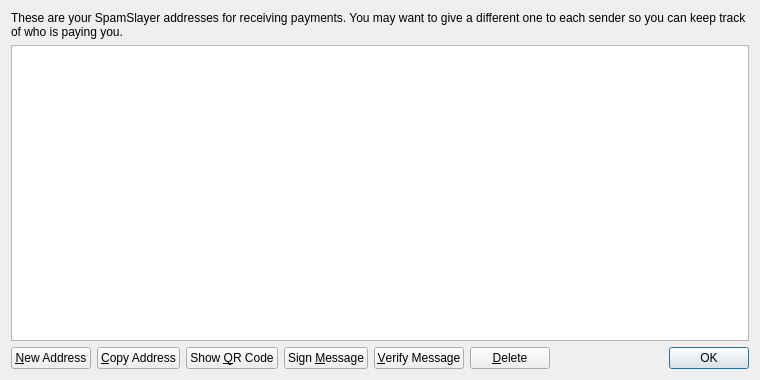
<?xml version="1.0" encoding="UTF-8"?>
<ui version="4.0">
 <class>AddressBookPage</class>
 <widget class="QWidget" name="AddressBookPage">
  <property name="geometry">
   <rect>
    <x>0</x>
    <y>0</y>
    <width>760</width>
    <height>380</height>
   </rect>
  </property>
  <property name="windowTitle">
   <string>Address Book</string>
  </property>
  <layout class="QVBoxLayout" name="verticalLayout">
   <item>
    <widget class="QLabel" name="labelExplanation">
     <property name="text">
      <string>These are your SpamSlayer addresses for receiving payments. You may want to give a different one to each sender so you can keep track of who is paying you.</string>
     </property>
     <property name="textFormat">
      <enum>Qt::PlainText</enum>
     </property>
     <property name="wordWrap">
      <bool>true</bool>
     </property>
    </widget>
   </item>
   <item>
    <widget class="QTableView" name="tableView">
     <property name="contextMenuPolicy">
      <enum>Qt::CustomContextMenu</enum>
     </property>
     <property name="toolTip">
      <string>Double-click to edit address or label</string>
     </property>
     <property name="tabKeyNavigation">
      <bool>false</bool>
     </property>
     <property name="alternatingRowColors">
      <bool>true</bool>
     </property>
     <property name="selectionMode">
      <enum>QAbstractItemView::SingleSelection</enum>
     </property>
     <property name="selectionBehavior">
      <enum>QAbstractItemView::SelectRows</enum>
     </property>
     <property name="sortingEnabled">
      <bool>true</bool>
     </property>
     <attribute name="verticalHeaderVisible">
      <bool>false</bool>
     </attribute>
    </widget>
   </item>
   <item>
    <layout class="QHBoxLayout" name="horizontalLayout">
     <item>
      <widget class="QPushButton" name="newAddressButton">
       <property name="toolTip">
        <string>Create a new address</string>
       </property>
       <property name="text">
        <string>&amp;New Address</string>
       </property>
       <property name="icon">
        <iconset resource="../bitcoin.qrc">
         <normaloff>:/icons/add</normaloff>:/icons/add</iconset>
       </property>
      </widget>
     </item>
     <item>
      <widget class="QPushButton" name="copyToClipboard">
       <property name="toolTip">
        <string>Copy the currently selected address to the system clipboard</string>
       </property>
       <property name="text">
        <string>&amp;Copy Address</string>
       </property>
       <property name="icon">
        <iconset resource="../bitcoin.qrc">
         <normaloff>:/icons/editcopy</normaloff>:/icons/editcopy</iconset>
       </property>
      </widget>
     </item>
     <item>
      <widget class="QPushButton" name="showQRCode">
       <property name="text">
        <string>Show &amp;QR Code</string>
       </property>
       <property name="icon">
        <iconset resource="../bitcoin.qrc">
         <normaloff>:/icons/qrcode</normaloff>:/icons/qrcode</iconset>
       </property>
      </widget>
     </item>
     <item>
      <widget class="QPushButton" name="signMessage">
       <property name="toolTip">
        <string>Sign a message to prove you own a SpamSlayer address</string>
       </property>
       <property name="text">
        <string>Sign &amp;Message</string>
       </property>
       <property name="icon">
        <iconset resource="../bitcoin.qrc">
         <normaloff>:/icons/edit</normaloff>:/icons/edit</iconset>
       </property>
      </widget>
     </item>
     <item>
      <widget class="QPushButton" name="verifyMessage">
       <property name="toolTip">
        <string>Verify a message to ensure it was signed with a specified SpamSlayer address</string>
       </property>
       <property name="text">
        <string>&amp;Verify Message</string>
       </property>
       <property name="icon">
        <iconset resource="../bitcoin.qrc">
         <normaloff>:/icons/transaction_0</normaloff>:/icons/transaction_0</iconset>
       </property>
      </widget>
     </item>
     <item>
      <widget class="QPushButton" name="deleteButton">
       <property name="toolTip">
        <string>Delete the currently selected address from the list</string>
       </property>
       <property name="text">
        <string>&amp;Delete</string>
       </property>
       <property name="icon">
        <iconset resource="../bitcoin.qrc">
         <normaloff>:/icons/remove</normaloff>:/icons/remove</iconset>
       </property>
      </widget>
     </item>
     <item>
      <spacer name="horizontalSpacer">
       <property name="orientation">
        <enum>Qt::Horizontal</enum>
       </property>
       <property name="sizeHint" stdset="0">
        <size>
         <width>40</width>
         <height>20</height>
        </size>
       </property>
      </spacer>
     </item>
     <item>
      <widget class="QDialogButtonBox" name="buttonBox">
       <property name="sizePolicy">
        <sizepolicy hsizetype="Maximum" vsizetype="Fixed">
         <horstretch>0</horstretch>
         <verstretch>0</verstretch>
        </sizepolicy>
       </property>
       <property name="standardButtons">
        <set>QDialogButtonBox::Ok</set>
       </property>
      </widget>
     </item>
    </layout>
   </item>
  </layout>
 </widget>
 <resources>
  <include location="../bitcoin.qrc"/>
 </resources>
 <connections/>
</ui>
